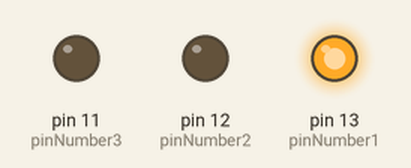
Bench run of a sketch on a simulated Arduino Uno, built with avr-gcc and run on an emulated ATmega328P. On the bench: output pins drawn as LEDs (lit = HIGH).

Above: at 0.2 s.
At 0.8 s:
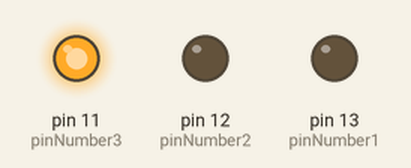
At 2.15 s:
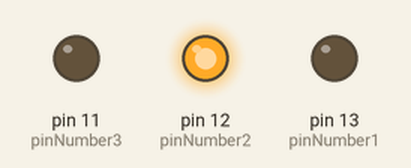
At 2.9 s:
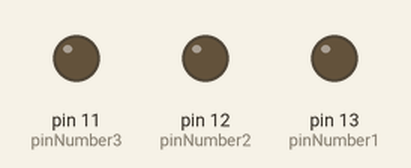
Timing chart, 0 to 3.7 s (numbered marks = the images above):
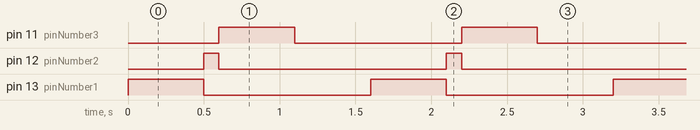

The sketch:

traffic_light_with_arduino.pdsprj.ino
```cpp
int pinNumber1 =13;
int pinNumber2 =12;
int pinNumber3 =11;
void setup() {


pinMode(pinNumber1 , OUTPUT);
pinMode(pinNumber2 , OUTPUT);
pinMode(pinNumber3 , OUTPUT);
}

void loop() {
digitalWrite(pinNumber1, HIGH);
delay (500);
digitalWrite(pinNumber1, LOW);
digitalWrite(pinNumber2,HIGH);
delay (100);
digitalWrite(pinNumber2,LOW);
digitalWrite(pinNumber3,HIGH);
delay (500);
digitalWrite(pinNumber3,LOW);
delay (500);
}
```

Measured:
- by itself, pin 11 (pinNumber3), pin 13 (pinNumber1): alternates HIGH for 0.50 s and LOW for 1.1 s
- by itself, pin 12 (pinNumber2): alternates HIGH for 0.10 s and LOW for 1.5 s
- by itself, everything shown: repeats every 1.6 s, in 4 steps
